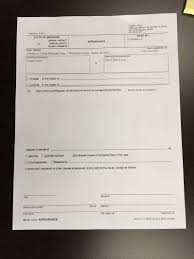
#> input picture Pipeline Without ML/Step 1 canny edge detection/sample_receipt.jpg, 194 x 259 px; its folder holds only this picture in this run
$ python main.py
#> lines starting #> are read from the running program, lines starting #| are printed output that depends on the picture; after the words box and inside, x2 and y2 are one past the last pixel; in counts of white or black regions, pixels touching at a corner belong together
### Pipeline Without ML/Step 1 canny edge detection/scanner.py
import cv2
import numpy as np
from preprocessor import ImagePreprocessor
from edge_detector import EdgeDetector
from corner_detector import CornerDetector

class DocumentScanner:
    def __init__(self):
        # Khởi tạo các module con
        self.preprocessor = ImagePreprocessor()
        self.edge_detector = EdgeDetector()
        self.corner_detector = CornerDetector()

    def scan(self, image_path):
        """Hàm thực thi toàn bộ pipeline nhận diện biên 4 góc"""
#> called with image_path = 'sample_receipt.jpg'
        img = cv2.imread(image_path)
#> img is the input picture: shape (259, 194, 3); mean B, G, R 154.8, 162.1, 167.4
        if img is None:
            print(f"Lỗi: Không thể đọc ảnh {image_path}")
            return None, None, None

        # Thu nhỏ ảnh để tăng tốc độ xử lý mà vẫn giữ được đặc trưng
        ratio = img.shape[0] / 500.0
#> ratio = 0.518
        orig = img.copy()
        img_resized = cv2.resize(img, (int(img.shape[1] / ratio), 500))

        # Bước 1: Grayscale & Blur
        processed_img = self.preprocessor.process(img_resized)

        # Bước 2: Canny Edge Detection
        edged_img = self.edge_detector.detect(processed_img)

        # Bước 3: Tìm 4 góc
        corners = self.corner_detector.find_corners(edged_img)

        if corners is not None:
            # Vẽ 4 góc lên ảnh gốc (nhân bù lại tỷ lệ)
            cv2.drawContours(orig, [np.int32(corners * ratio)], -1, (0, 255, 0), 3)
            return orig, edged_img, corners
        else:
            return None, edged_img, None

### Pipeline Without ML/Step 1 canny edge detection/preprocessor.py
import cv2

class ImagePreprocessor:
    def __init__(self, blur_kernel_size=(5, 5)):
        self.blur_kernel_size = blur_kernel_size

    def process(self, image):
        """Chuyển ảnh sang xám và làm mờ để khử nhiễu"""
        gray = cv2.cvtColor(image, cv2.COLOR_BGR2GRAY)
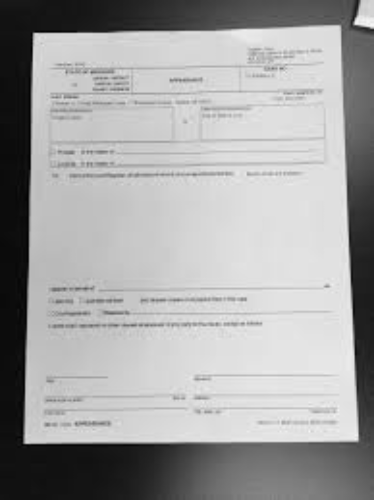
#> gray: shape (500, 374); min 3, max 246, mean 162.7
        blurred = cv2.GaussianBlur(gray, self.blur_kernel_size, 0)
        return blurred

### Pipeline Without ML/Step 1 canny edge detection/edge_detector.py
import cv2

class EdgeDetector:
    def __init__(self, min_val=75, max_val=200):
        self.min_val = min_val
        self.max_val = max_val

    def detect(self, image):
        """Phát hiện biên bằng thuật toán Canny"""
        edged = cv2.Canny(image, self.min_val, self.max_val)
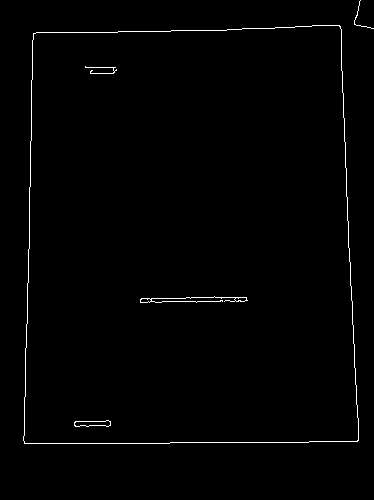
#> edged: shape (500, 374); 1% white in thin lines or dots, all inside (x1, y1, x2, y2) = (23, 0, 374, 444)
        return edged

### Pipeline Without ML/Step 1 canny edge detection/corner_detector.py
import cv2
import numpy as np

class CornerDetector:
    def __init__(self, approx_epsilon=0.02, use_hough_fallback=True):
        self.approx_epsilon = approx_epsilon
        self.use_hough_fallback = use_hough_fallback

    # [12 lines left out: function get_intersection, not called in this run]

    def _get_distance(self, pt1, pt2):
        return np.sqrt((pt1[0] - pt2[0]) ** 2 + (pt1[1] - pt2[1]) ** 2)

    # [64 lines left out: functions _cluster_lines, _fallback_hough_lines, not called in this run]

    def find_corners(self, edged_image):
        """Tìm 4 góc của tài liệu từ ảnh đã phát hiện biên"""
        contours, _ = cv2.findContours(edged_image.copy(), cv2.RETR_LIST, cv2.CHAIN_APPROX_SIMPLE)
#> contours = 9 contours, 2 with area under 20; largest, box (x1, y1, x2, y2) and area: (23, 25, 359, 444) 132228, (23, 25, 359, 444) 132224, (74, 420, 111, 427) 158, (74, 420, 111, 427) 154, (140, 296, 248, 303) 86, (234, 297, 247, 302) 38, (140, 298, 152, 303) 36
        # Sắp xếp contours theo diện tích giảm dần, lấy 5 contour lớn nhất
        contours = sorted(contours, key=cv2.contourArea, reverse=True)[:5]
#> contours = 5 contours; box (x1, y1, x2, y2) and area: (23, 25, 359, 444) 132228, (23, 25, 359, 444) 132224, (74, 420, 111, 427) 158, (74, 420, 111, 427) 154, (140, 296, 248, 303) 86

        for c in contours:
            peri = cv2.arcLength(c, True)
            # Xấp xỉ đa giác
            approx = cv2.approxPolyDP(c, self.approx_epsilon * peri, True)

            # Nếu khung xấp xỉ có đúng 4 đỉnh
            if len(approx) == 4:
                return approx
#> this loop made 1 pass
#> (peri, approx) on pass 1: (1482, [[339, 25], [33, 33], [24, 443], [358, 440]])

        # Nếu không tìm thấy 4 đỉnh bằng contour thông thường (do bị che khuất / đứt đoạn)
        if self.use_hough_fallback:
            print("  -> (Fallback) approxPolyDP thất bại, đang thử Hough Lines Intersection...")
            fallback_corners = self._fallback_hough_lines(edged_image)
            if fallback_corners is not None:
                return fallback_corners

        return None

### Pipeline Without ML/Step 1 canny edge detection/main.py
import cv2
import os
import numpy as np
from scanner import DocumentScanner

import sys

def main():
    # Khởi tạo đối tượng nhận diện
    doc_scanner = DocumentScanner()

    if len(sys.argv) >= 3:
        category = sys.argv[1]
        img_idx = sys.argv[2]
        sample_image = os.path.join(os.path.dirname(__file__), "..", "..", "image", category, f"{int(img_idx):04d}.jpg")
    elif len(sys.argv) == 2:
        sample_image = sys.argv[1]
    else:
        sample_image = "sample_receipt.jpg"

    print(f"File ảnh đầu vào: {sample_image}")

    if not os.path.exists(sample_image):
        print(f"Không tìm thấy file ảnh: '{sample_image}'")
        return

    print("Đang phân tích...")
    result_img, edged_img, corners = doc_scanner.scan(sample_image)
#> in scan, `corners = self.corner_detector.find_corners(edged_img)`: corners = [[339, 25], [33, 33], [24, 443], [358, 440]]
#> in scan, `cv2.drawContours(orig, [np.int32(corners * ratio)], -1, (0, 255, 0), 3)`:
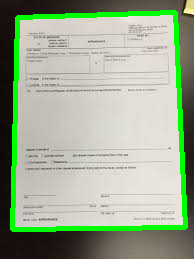
#> orig: shape (259, 194, 3); 7.52% of pixels changed, all inside (x1, y1, x2, y2) = (10, 10, 188, 232)
#> corners = [[339, 25], [33, 33], [24, 443], [358, 440]]

    if result_img is not None:
        print("=> Phân tích xong: ĐÃ TÌM THẤY BIÊN 4 GÓC!")
        # Hiển thị ảnh (thu nhỏ lại để vừa màn hình)
        result_show = cv2.resize(result_img, (600, int(600 * result_img.shape[0] / result_img.shape[1])))
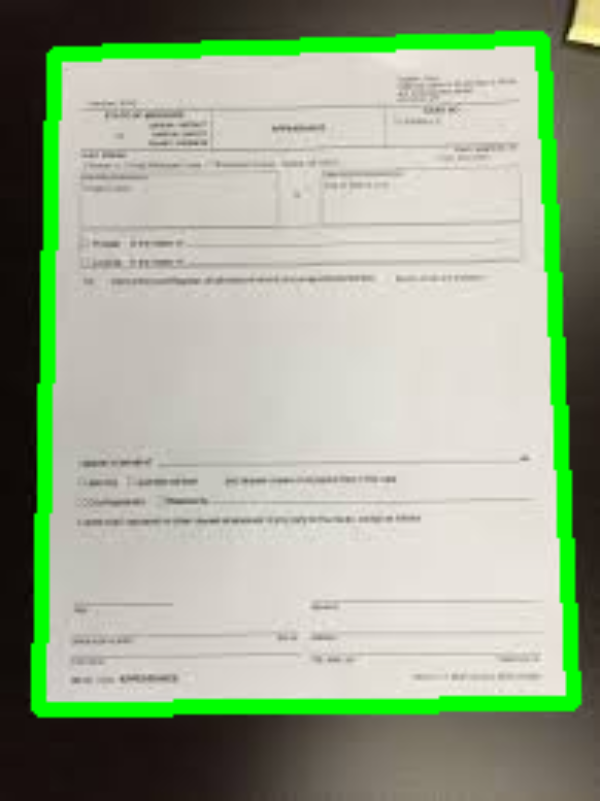
#> result_show: shape (801, 600, 3); mean B, G, R 145, 170.9, 156.6
        cv2.imshow("Result (Press any key to close)", result_show)
        cv2.imshow("Canny Edges", edged_img)
        cv2.waitKey(0)
        cv2.destroyAllWindows()
    else:
        print("=> Phân tích xong: KHÔNG TÌM THẤY 4 GÓC. Hãy thay đổi Background ảnh hoặc tinh chỉnh tham số Canny.")

if __name__ == "__main__":
    main()
